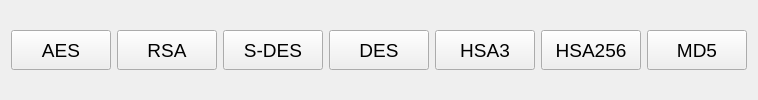
            <widget class="QWidget" name="page_4">
             <layout class="QGridLayout" name="gridLayout_8">
              <item row="0" column="0">
               <widget class="QPushButton" name="btn_MH_HD_AES">
                <property name="minimumSize">
                 <size>
                  <width>100</width>
                  <height>40</height>
                 </size>
                </property>
                <property name="maximumSize">
                 <size>
                  <width>200</width>
                  <height>40</height>
                 </size>
                </property>
                <property name="font">
                 <font>
                  <pointsize>14</pointsize>
                 </font>
                </property>
                <property name="cursor">
                 <cursorShape>PointingHandCursor</cursorShape>
                </property>
                <property name="text">
                 <string>AES</string>
                </property>
               </widget>
              </item>
              <item row="0" column="1">
               <widget class="QPushButton" name="btn_MH_HD_RSA">
                <property name="minimumSize">
                 <size>
                  <width>100</width>
                  <height>40</height>
                 </size>
                </property>
                <property name="maximumSize">
                 <size>
                  <width>200</width>
                  <height>40</height>
                 </size>
                </property>
                <property name="font">
                 <font>
                  <pointsize>14</pointsize>
                 </font>
                </property>
                <property name="cursor">
                 <cursorShape>PointingHandCursor</cursorShape>
                </property>
                <property name="text">
                 <string>RSA</string>
                </property>
               </widget>
              </item>
              <item row="0" column="2">
               <widget class="QPushButton" name="btn_MH_HD_SDES">
                <property name="minimumSize">
                 <size>
                  <width>100</width>
                  <height>40</height>
                 </size>
                </property>
                <property name="maximumSize">
                 <size>
                  <width>200</width>
                  <height>40</height>
                 </size>
                </property>
                <property name="font">
                 <font>
                  <pointsize>14</pointsize>
                 </font>
                </property>
                <property name="cursor">
                 <cursorShape>PointingHandCursor</cursorShape>
                </property>
                <property name="text">
                 <string>S-DES</string>
                </property>
               </widget>
              </item>
              <item row="0" column="3">
               <widget class="QPushButton" name="btn_MH_HD_DES">
                <property name="minimumSize">
                 <size>
                  <width>100</width>
                  <height>40</height>
                 </size>
                </property>
                <property name="maximumSize">
                 <size>
                  <width>200</width>
                  <height>40</height>
                 </size>
                </property>
                <property name="font">
                 <font>
                  <pointsize>14</pointsize>
                 </font>
                </property>
                <property name="cursor">
                 <cursorShape>PointingHandCursor</cursorShape>
                </property>
                <property name="text">
                 <string>DES</string>
                </property>
               </widget>
              </item>
              <item row="0" column="4">
               <widget class="QPushButton" name="btn_MH_HD_HSA3">
                <property name="minimumSize">
                 <size>
                  <width>100</width>
                  <height>40</height>
                 </size>
                </property>
                <property name="maximumSize">
                 <size>
                  <width>200</width>
                  <height>40</height>
                 </size>
                </property>
                <property name="font">
                 <font>
                  <pointsize>14</pointsize>
                 </font>
                </property>
                <property name="cursor">
                 <cursorShape>PointingHandCursor</cursorShape>
                </property>
                <property name="text">
                 <string>HSA3</string>
                </property>
               </widget>
              </item>
              <item row="0" column="5">
               <widget class="QPushButton" name="btn_MH_HD_HSA256">
                <property name="minimumSize">
                 <size>
                  <width>100</width>
                  <height>40</height>
                 </size>
                </property>
                <property name="maximumSize">
                 <size>
                  <width>200</width>
                  <height>40</height>
                 </size>
                </property>
                <property name="font">
                 <font>
                  <pointsize>14</pointsize>
                 </font>
                </property>
                <property name="cursor">
                 <cursorShape>PointingHandCursor</cursorShape>
                </property>
                <property name="text">
                 <string>HSA256</string>
                </property>
               </widget>
              </item>
              <item row="0" column="6">
               <widget class="QPushButton" name="btn_MH_HD_MD5">
                <property name="minimumSize">
                 <size>
                  <width>100</width>
                  <height>40</height>
                 </size>
                </property>
                <property name="maximumSize">
                 <size>
                  <width>200</width>
                  <height>40</height>
                 </size>
                </property>
                <property name="font">
                 <font>
                  <pointsize>14</pointsize>
                 </font>
                </property>
                <property name="cursor">
                 <cursorShape>PointingHandCursor</cursorShape>
                </property>
                <property name="text">
                 <string>MD5</string>
                </property>
               </widget>
              </item>
             </layout>
            </widget>
